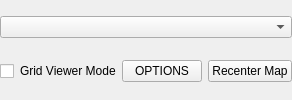
<?xml version="1.0" encoding="UTF-8"?>
<ui version="4.0">
  <class>MapWindow</class>
  <widget class="QWidget" name="MapWindow">
    <layout class="QVBoxLayout" name="verticalLayout">
      <property name="margin">
        <number>0</number>
      </property>
      <item>
        <layout class="QHBoxLayout" name="horizontalLayout">
          <property name="spacing">
            <number>0</number>
          </property>
          <item>
            <widget class="QComboBox" name="_home_opts">
              <property name="minimumSize">
                <size>
                  <width>250</width>
                  <height>0</height>
                </size>
              </property>
              <property name="toolTip">
                <string>Where the map will be centered.</string>
              </property>
            </widget>
          </item>
        </layout>
      </item>
      <item>
        <layout class="QHBoxLayout" name="horizontalLayout">
          <item>
            <widget class="QCheckBox" name="_gridview_toggle">
              <property name="maximumSize">
                <size>
                  <width>30</width>
                  <height>10000</height>
                </size>
              </property>
            </widget>
          </item>
          <item>
            <widget class="QLabel" name="_toggle_label">
              <property name="text">
                <string>Grid Viewer Mode</string>
              </property>
            </widget>
          </item>
          <item>
            <widget class="QPushButton" name="_map_options">
              <property name="maximumSize">
                <size>
                  <width>150</width>
                  <height>16777215</height>
                </size>
              </property>
              <property name="text">
                <string>OPTIONS</string>
              </property>
            </widget>
          </item>
          <item>
            <widget class="QPushButton" name="_recenter">
              <property name="maximumSize">
                <size>
                  <width>150</width>
                  <height>16777215</height>
                </size>
              </property>
              <property name="text">
                <string>Recenter Map</string>
              </property>
            </widget>
          </item>
        </layout>
      </item>
    </layout>
  </widget>
  <resources/>
  <connections/>
</ui>
